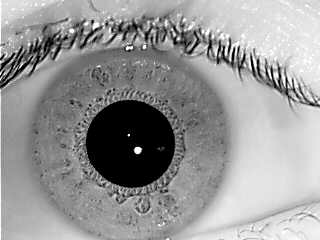
%> input picture database/001/01.bmp, 320 x 240 px
$ octave iris_recognition.m   (GNU Octave 9; MATLAB toolbox functions it lacks are replaced by stand-ins)
%> lines starting %> are read from the running program, lines starting %| are printed output that depends on the picture
close all;
clear;
first_img = imread("database/001/01.bmp");
%> first_img is the input picture: size 240x320x3 uint8; min 0, max 255, mean 150.8
second_img = imread("database/003/01.bmp");
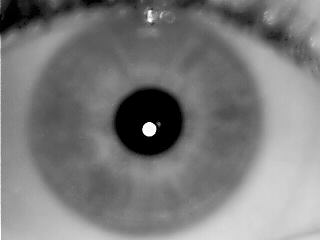
%> input picture database/003/01.bmp, 320 x 240 px
%> second_img is the input picture: size 240x320x3 uint8; min 0, max 255, mean 123.6

subplot(3,2,1);
imshow(first_img);
title('Image de référence');

subplot(3,2,2);
imshow(second_img);
title('Image de comparaison');


% Image RGB à Gris
first_img_gray = im2gray(first_img);
second_img_gray = im2gray(second_img);

%Filtre de Canny
subplot(3,2,3);
first_canny = edge(first_img_gray, 'canny',[0.1 0.20] , 10);
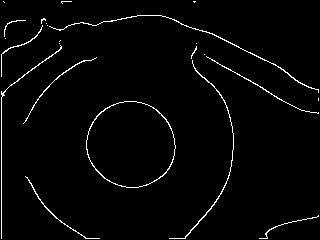
%> first_canny: size 240x320 logical; 2.4% white in thin lines or dots
imshow(first_canny);

subplot(3,2,4);
second_canny = edge(second_img_gray, 'canny', [0.1 0.20], 10);
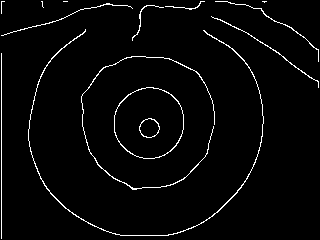
%> second_canny: size 240x320 logical; 3% white in thin lines or dots
imshow(second_canny);

%Transformée de Hough

radii = 40:1:160;
%> (the run ends here)
